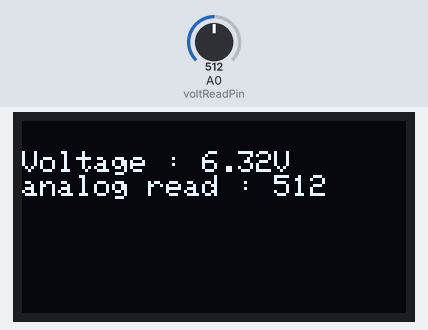
Recording of a sketch running on a simulated ESP8266 (NodeMCU). On the bench: 128×64 one-colour display. Inputs (shaded band) come from the test bench; at power-on: A0 (voltReadPin) = 512. What the sketch prints to the serial monitor is not drawn.

Above: at 1.2 s.
1.3 s: A0 (voltReadPin) set to 716
At 2.2 s:
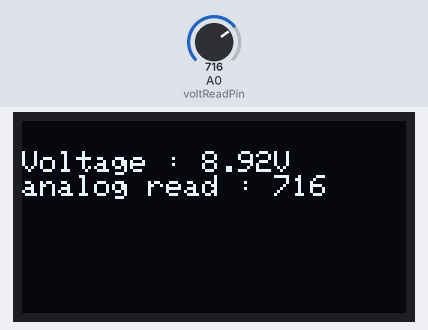
2.8 s: A0 (voltReadPin) set to 900
At 3.3 s:
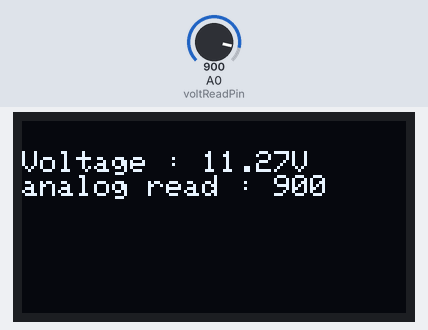
4.4 s: A0 (voltReadPin) set to 1023
At 5.6 s:
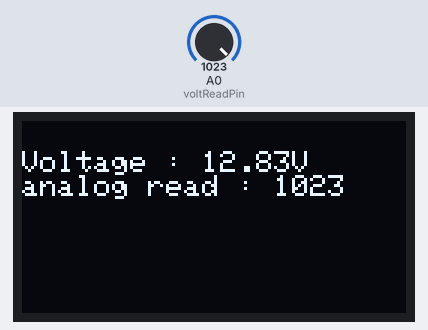
Timing chart, 0 to 7.4 s (numbered marks = the images above; inputs shaded):
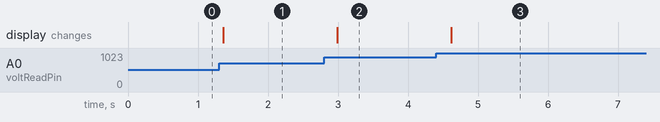

Measured:
- after the input at 1.3 s, the display: changes after 0.06 s (image 1)
- after the input at 2.8 s, the display: changes after 0.19 s (image 2)
- after the input at 4.4 s, the display: changes after 0.22 s (image 3)

The sketch:

kalibrasiReadBattery.ino
```cpp
//lib
#include <ESP8266WiFi.h>
#include <Wire.h>
#include <Adafruit_GFX.h>
#include <Adafruit_SSD1306.h>

//pin
const int voltReadPin = A0;

//debug
#define SDA_PIN 4 //D2
#define SCL_PIN 5 //D1

// other macro
#define SCREEN_WIDTH 128
#define SCREEN_HEIGHT 64

#define skalaVoltage 3.955 // (Vawal / Vakhir)
#define analogReadMaxBit 1023
#define analogReadMaxVolt 3.3
#define voltDividerVolt 2
#define offsetAV 17 //tes a0 to gnd

//declare
int analogVal = 0;
float voltVal = 0.0;
Adafruit_SSD1306 display(SCREEN_WIDTH, SCREEN_HEIGHT, &Wire, -1);

void setup() {
  Serial.begin(115200);
  Wire.begin(SDA_PIN, SCL_PIN);

  if (!display.begin(SSD1306_SWITCHCAPVCC, 0x3C)) {  // Alamat I2C umum: 0x3C
    Serial.println(F("SSD1306 allocation failed"));
    for (;;);
  }

  display.clearDisplay();
  display.setTextSize(1);
  display.setTextColor(WHITE);
}

void loop() {
  analogVal = analogRead(voltReadPin);
  voltVal = (((analogVal - offsetAV)* (analogReadMaxVolt / analogReadMaxBit))) * skalaVoltage  ;
  // Serial.println(voltVal);
  Serial.println(analogVal);
  // if(voltVal < 0) voltVal = 0;

  display.clearDisplay();
  display.setCursor(0, 10);
  display.print("Voltage : ");
  display.print(voltVal);
  display.println("V");
  display.print("analog read : ");
  display.print(analogVal);
  display.display();

  delay(300);
}
```
